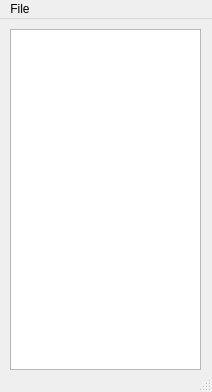
<?xml version="1.0" encoding="UTF-8"?>
<ui version="4.0">
 <class>MainWindow</class>
 <widget class="QMainWindow" name="MainWindow">
  <property name="geometry">
   <rect>
    <x>0</x>
    <y>0</y>
    <width>212</width>
    <height>392</height>
   </rect>
  </property>
  <property name="windowTitle">
   <string>NanoIM</string>
  </property>
  <widget class="QWidget" name="centralwidget">
   <widget class="QListWidget" name="listWidget">
    <property name="geometry">
     <rect>
      <x>10</x>
      <y>10</y>
      <width>191</width>
      <height>341</height>
     </rect>
    </property>
   </widget>
  </widget>
  <widget class="QMenuBar" name="menubar">
   <property name="geometry">
    <rect>
     <x>0</x>
     <y>0</y>
     <width>212</width>
     <height>18</height>
    </rect>
   </property>
   <widget class="QMenu" name="menuFile">
    <property name="title">
     <string>File</string>
    </property>
   </widget>
   <addaction name="menuFile"/>
  </widget>
  <widget class="QStatusBar" name="statusbar"/>
 </widget>
 <resources/>
 <connections/>
</ui>
